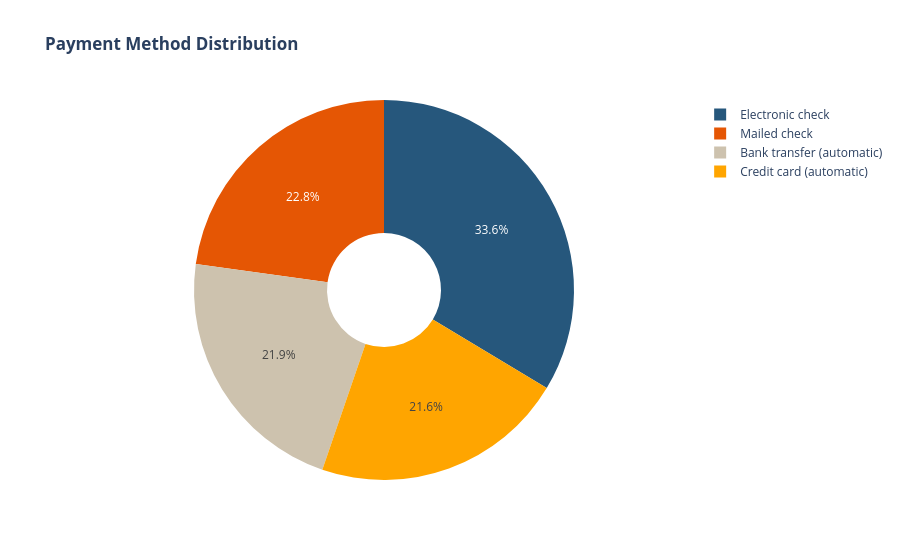

Notebook code cell kept with this figure:
### Markdown cell above
**Notes** 
- About `75%` of customer with Month-to-Month Contract opted to move out as compared to `13%` of customrs with One Year Contract and `3%` with Two Year Contract.

### Code cell
labels = df['PaymentMethod'].unique()
values = df['PaymentMethod'].value_counts()

custom_colors_2 = ['#26577C','#E55604','#CDC2AE','orange'] 

fig = go.Figure(data=[go.Pie(labels=labels, values=values, hole=.3, 
                             marker=dict(colors=custom_colors_2))])
fig.update_layout(title_text="<b>Payment Method Distribution</b>")
fig.show()

### Figure 1 — Plotly figure (JSON) as saved in the notebook; plotly's stock layout.template omitted (floating-point values rounded to 4 significant figures)
{"data": [{"hole": 0.3, "labels": ["Electronic check", "Mailed check", "Bank transfer (automatic)", "Credit card (automatic)"], "marker": {"colors": ["#26577C", "#E55604", "#CDC2AE", "orange"]}, "type": "pie", "values": [2365, 1604, 1542, 1521]}], "layout": {"title": {"text": "<b>Payment Method Distribution</b>"}}}
